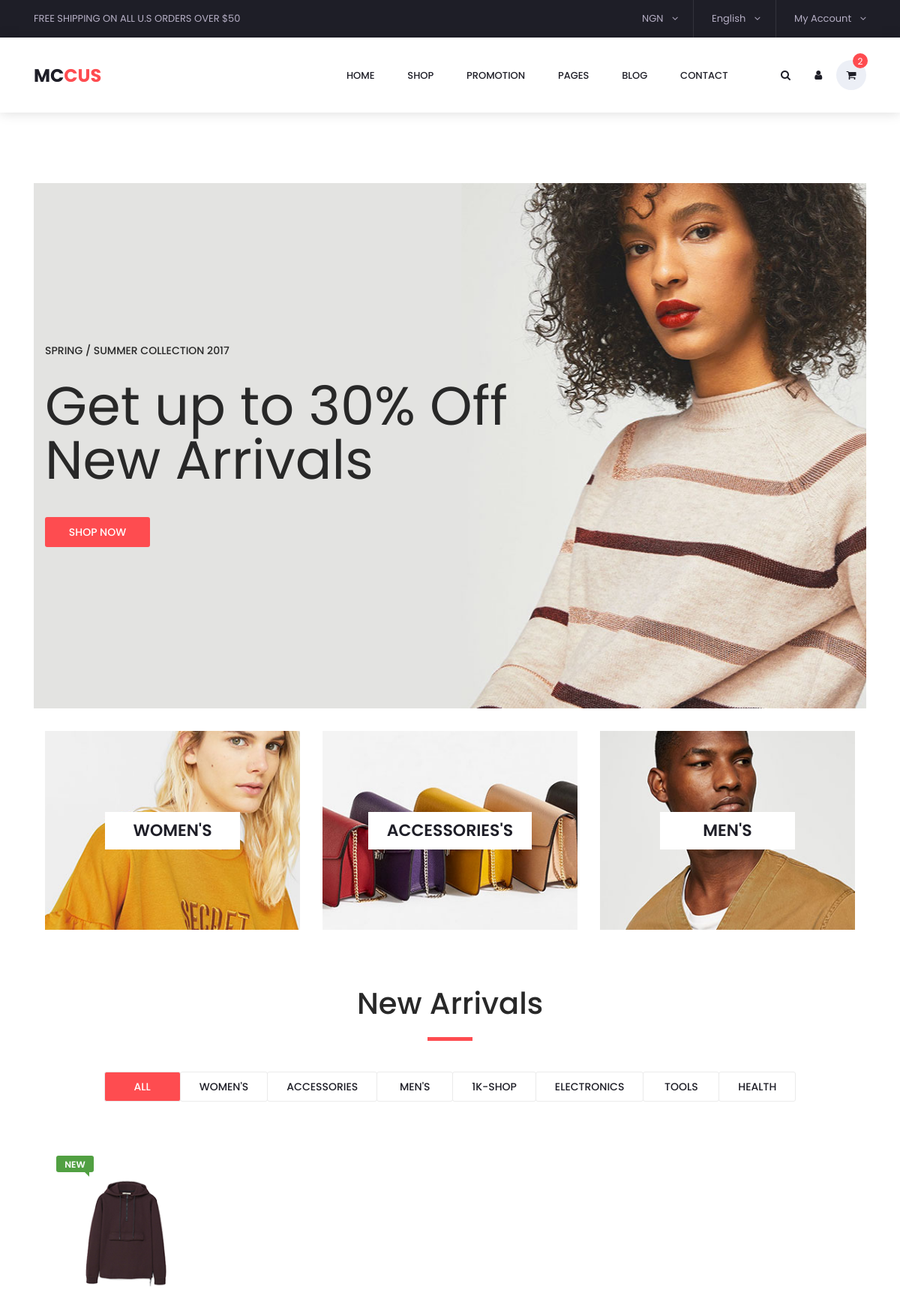
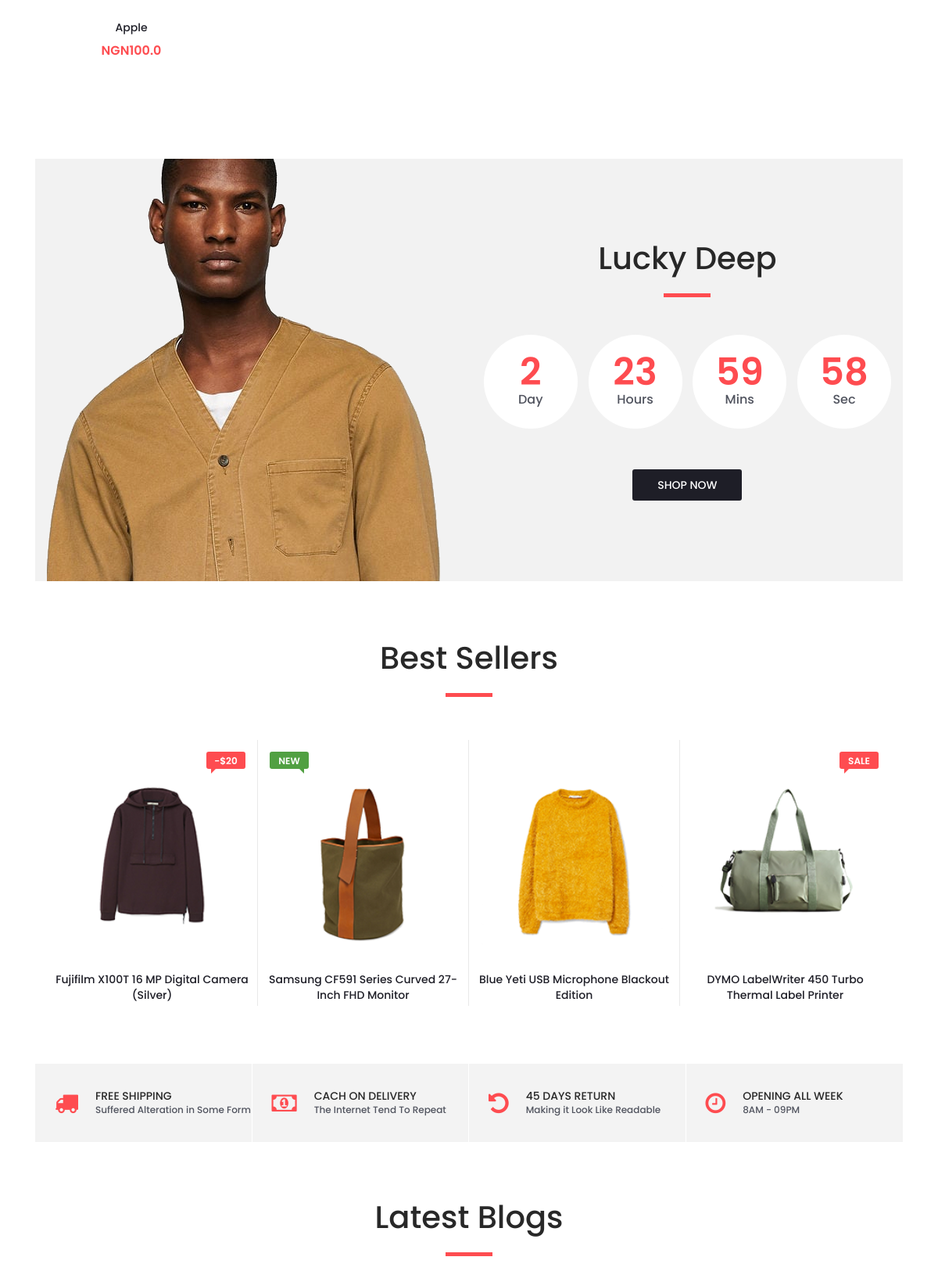
The page / (upper part) on the database its author committed (2 pictures, top to bottom).
### pages/models.py (models this page shows, shortened)
class Product(models.Model):
    name = models.CharField(max_length=255)
    category = models.CharField(max_length=255)
    price = models.FloatField()
    stock = models.IntegerField()
    image_url = models.CharField(max_length=2083)

### pages/views.py (the view)
# urls.py: path('', home_page_view, name='home'),
def home_page_view(request):
    return render(request, 'home.html', {
        'all_products_list': Product.objects.all(),
        'all_posts_list': Post.objects.all()
    })

### templates/home.html (shortened to what this page needs)
{% extends 'base.html' %}
{% load static %}
{% block content %}
<h1>Homepage</h1>
<div class="super_container">
	<div class="main_slider" style="background-image:url({% static 'images/slider_1.jpg' %})">
			<div class="container fill_height">
				<div class="row align-items-center fill_height">
					<div class="col">
						<div class="main_slider_content">
							<h6>Spring / Summer Collection 2017</h6>
							<h1>Get up to 30% Off New Arrivals</h1>
							<div class="red_button shop_now_button"><a href="#">shop now</a></div>
						</div>
					</div>
				</div>
			</div>
	</div>
	<div class="banner">
			<div class="container">
				<div class="row">
					<div class="col-md-4">
						<div class="banner_item align-items-center"
							style="background-image:url({% static 'images/banner_1.jpg' %})">
							<div class="banner_category">
								<a href="categories.html">women's</a>
							</div>
						</div>
					</div>
					<div class="col-md-4">
						<div class="banner_item align-items-center"
							style="background-image:url({% static 'images/banner_2.jpg' %})">
							<div class="banner_category">
								<a href="categories.html">accessories's</a>
							</div>
						</div>
					</div>
					<div class="col-md-4">
						<div class="banner_item align-items-center"
							style="background-image:url({% static 'images/banner_3.jpg' %})">
							<div class="banner_category">
								<a href="categories.html">men's</a>
							</div>
						</div>
					</div>
				</div>
			</div>
	</div>
	<div class="new_arrivals">
			<div class="container">
				<div class="row">
					<div class="col text-center">
						<div class="section_title new_arrivals_title">
							<h2>New Arrivals</h2>
						</div>
					</div>
				</div>
				<div class="row align-items-center">
					<div class="col text-center">
						<div class="new_arrivals_sorting">
							<ul class="arrivals_grid_sorting clearfix button-group filters-button-group">
								<li class="grid_sorting_button button d-flex flex-column justify-content-center align-items-center active is-checked"
									data-filter="*">all</li>
								<li class="grid_sorting_button button d-flex flex-column justify-content-center align-items-center"
									data-filter=".women">women's</li>
								<li class="grid_sorting_button button d-flex flex-column justify-content-center align-items-center"
									data-filter=".accessories">accessories</li>
								<li class="grid_sorting_button button d-flex flex-column justify-content-center align-items-center"
									data-filter=".men">men's</li>
								<li class="grid_sorting_button button d-flex flex-column justify-content-center align-items-center"
									data-filter=".1k-shop">1k-shop</li>
								<li class="grid_sorting_button button d-flex flex-column justify-content-center align-items-center"
									data-filter=".electronics">electronics</li>
								<li class="grid_sorting_button button d-flex flex-column justify-content-center align-items-center"
									data-filter=".tools">tools</li>
								<li class="grid_sorting_button button d-flex flex-column justify-content-center align-items-center"
									data-filter=".health">health</li>
							</ul>
						</div>
					</div>
				</div>
				<div class="row">
					<div class="col">
						<div class="product-grid"
							data-isotope='{ "itemSelector": ".product-item", "layoutMode": "fitRows" }'>
							{% for product in all_products_list %}
							<div class="product-item {{product.category}}">
								<div class="product product_filter">
									<div class="product_image">
										<img src="{{MEDIA_URL}}{{product.image_url}}" alt="">
									</div>
									<div
										class="product_bubble product_bubble_left product_bubble_green d-flex flex-column align-items-center">
										<span>new</span></div>
									<div class="product_info">
										<h6 class="product_name"><a href="single.html">{{product.name}}</a></h6>
										<div class="product_price">NGN{{product.price}}</div>
									</div>
								</div>
							</div>
							{% endfor %}
						</div>
					</div>
				</div>
			</div>
	</div>
	<div class="deal_ofthe_week">
			<div class="container">
				<div class="row align-items-center">
					<div class="col-lg-6">
						<div class="deal_ofthe_week_img">
							<img src="{% static 'images/deal_ofthe_week.png' %}" alt="">
						</div>
					</div>
					<div class="col-lg-6 text-right deal_ofthe_week_col">
						<div class="deal_ofthe_week_content d-flex flex-column align-items-center float-right">
							<div class="section_title">
								<h2>Lucky Deep</h2>
							</div>
							<ul class="timer">
								<li class="d-inline-flex flex-column justify-content-center align-items-center">
									<div id="day" class="timer_num">03</div>
									<div class="timer_unit">Day</div>
								</li>
								<li class="d-inline-flex flex-column justify-content-center align-items-center">
									<div id="hour" class="timer_num">15</div>
									<div class="timer_unit">Hours</div>
								</li>
								<li class="d-inline-flex flex-column justify-content-center align-items-center">
									<div id="minute" class="timer_num">45</div>
									<div class="timer_unit">Mins</div>
								</li>
								<li class="d-inline-flex flex-column justify-content-center align-items-center">
									<div id="second" class="timer_num">23</div>
									<div class="timer_unit">Sec</div>
								</li>
							</ul>
							<div class="red_button deal_ofthe_week_button"><a href="#">shop now</a></div>
						</div>
					</div>
				</div>
			</div>
	</div>
	<div class="best_sellers">
			<div class="container">
				<div class="row">
					<div class="col text-center">
						<div class="section_title new_arrivals_title">
							<h2>Best Sellers</h2>
						</div>
					</div>
				</div>
				<div class="row">
					<div class="col">
						<div class="product_slider_container">
							<div class="owl-carousel owl-theme product_slider">
								<div class="owl-item product_slider_item">
									<div class="product-item">
										<div class="product discount">
											<div class="product_image">
												<img src="{% static 'images/product_1.png'%} " alt="">
											</div>
											<div
												class="product_bubble product_bubble_right product_bubble_red d-flex flex-column align-items-center">
												<span>-$20</span></div>
											<div class="product_info">
												<h6 class="product_name"><a href="single.html">Fujifilm X100T 16 MP
														Digital
														Camera (Silver)</a></h6>
											</div>
										</div>
									</div>
								</div>
								<div class="owl-item product_slider_item">
									<div class="product-item women">
										<div class="product">
											<div class="product_image">
												<img src="{% static 'images/product_2.png' %}" alt="">
											</div>
											<div
												class="product_bubble product_bubble_left product_bubble_green d-flex flex-column align-items-center">
												<span>new</span></div>
											<div class="product_info">
												<h6 class="product_name"><a href="single.html">Samsung CF591 Series
														Curved
														27-Inch FHD Monitor</a></h6>
											</div>
										</div>
									</div>
								</div>
								<div class="owl-item product_slider_item">
									<div class="product-item women">
										<div class="product">
											<div class="product_image">
												<img src="{% static 'images/product_3.png' %}" alt="">
											</div>
											<div class="product_info">
												<h6 class="product_name"><a href="single.html">Blue Yeti USB Microphone
														Blackout Edition</a></h6>
											</div>
										</div>
									</div>
								</div>
								<div class="owl-item product_slider_item">
									<div class="product-item accessories">
										<div class="product">
											<div class="product_image">
												<img src="{% static 'images/product_4.png' %}" alt="">
											</div>
											<div
												class="product_bubble product_bubble_right product_bubble_red d-flex flex-column align-items-center">
												<span>sale</span></div>
											<div class="product_info">
												<h6 class="product_name"><a href="single.html">DYMO LabelWriter 450
														Turbo
														Thermal Label Printer</a></h6>
											</div>
										</div>
									</div>
								</div>
							</div>
						</div>
					</div>
				</div>
			</div>
	</div>
</div >
{% endblock content %}

### rows shown on the page
Product: image_url (picture), name "Apple", price "100.0"
